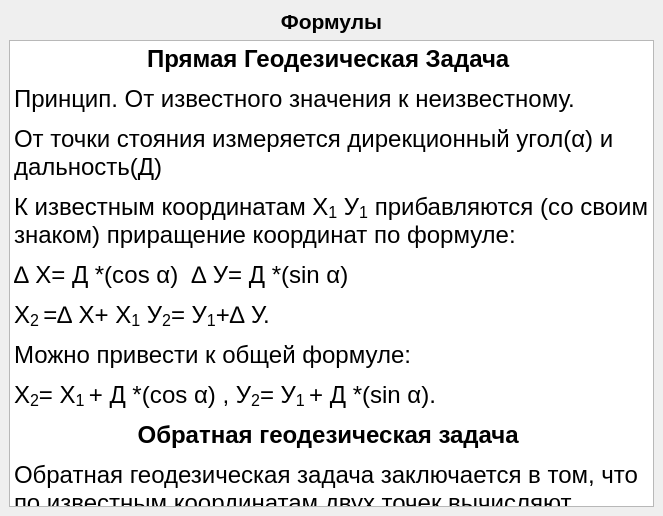
<?xml version="1.0" encoding="UTF-8"?>
<ui version="4.0">
 <class>Sokr</class>
 <widget class="QMainWindow" name="Sokr">
  <property name="geometry">
   <rect>
    <x>0</x>
    <y>0</y>
    <width>663</width>
    <height>516</height>
   </rect>
  </property>
  <property name="windowTitle">
   <string>MainWindow</string>
  </property>
  <widget class="QWidget" name="centralwidget">
   <layout class="QVBoxLayout" name="verticalLayout">
    <item>
     <widget class="QLabel" name="label">
      <property name="font">
       <font>
        <pointsize>16</pointsize>
        <weight>75</weight>
        <bold>true</bold>
       </font>
      </property>
      <property name="text">
       <string>Формулы</string>
      </property>
      <property name="alignment">
       <set>Qt::AlignCenter</set>
      </property>
     </widget>
    </item>
    <item>
     <widget class="QTextEdit" name="textEdit">
      <property name="font">
       <font>
        <pointsize>20</pointsize>
       </font>
      </property>
      <property name="verticalScrollBarPolicy">
       <enum>Qt::ScrollBarAlwaysOff</enum>
      </property>
      <property name="horizontalScrollBarPolicy">
       <enum>Qt::ScrollBarAlwaysOff</enum>
      </property>
      <property name="readOnly">
       <bool>true</bool>
      </property>
      <property name="html">
       <string>&lt;!DOCTYPE HTML PUBLIC &quot;-//W3C//DTD HTML 4.0//EN&quot; &quot;http://www.w3.org/TR/REC-html40/strict.dtd&quot;&gt;
&lt;html&gt;&lt;head&gt;&lt;meta name=&quot;qrichtext&quot; content=&quot;1&quot; /&gt;&lt;style type=&quot;text/css&quot;&gt;
p, li { white-space: pre-wrap; }
&lt;/style&gt;&lt;/head&gt;&lt;body style=&quot; font-family:'MS Shell Dlg 2'; font-size:20pt; font-weight:400; font-style:normal;&quot;&gt;
&lt;p align=&quot;center&quot; style=&quot; margin-top:12px; margin-bottom:12px; margin-left:0px; margin-right:0px; -qt-block-indent:0; text-indent:0px;&quot;&gt;&lt;span style=&quot; font-family:'Times New Roman,serif'; font-size:18pt; font-weight:600;&quot;&gt;Прямая Геодезическая Задача&lt;/span&gt;&lt;span style=&quot; font-size:18pt; font-weight:600;&quot;&gt; &lt;/span&gt;&lt;/p&gt;
&lt;p style=&quot; margin-top:12px; margin-bottom:12px; margin-left:0px; margin-right:0px; -qt-block-indent:0; text-indent:0px;&quot;&gt;&lt;span style=&quot; font-family:'Times New Roman,serif'; font-size:18pt;&quot;&gt;Принцип. От известного значения к неизвестному.&lt;/span&gt;&lt;span style=&quot; font-size:18pt;&quot;&gt; &lt;/span&gt;&lt;/p&gt;
&lt;p style=&quot; margin-top:12px; margin-bottom:12px; margin-left:0px; margin-right:0px; -qt-block-indent:0; text-indent:0px;&quot;&gt;&lt;span style=&quot; font-family:'Times New Roman,serif'; font-size:18pt;&quot;&gt;От точки стояния измеряется дирекционный угол(α) и дальность(Д)&lt;/span&gt;&lt;span style=&quot; font-size:18pt;&quot;&gt; &lt;/span&gt;&lt;/p&gt;
&lt;p style=&quot; margin-top:12px; margin-bottom:12px; margin-left:0px; margin-right:0px; -qt-block-indent:0; text-indent:0px;&quot;&gt;&lt;span style=&quot; font-family:'Times New Roman,serif'; font-size:18pt;&quot;&gt;К известным координатам Х&lt;/span&gt;&lt;span style=&quot; font-family:'Times New Roman,serif'; font-size:18pt; vertical-align:sub;&quot;&gt;1&lt;/span&gt;&lt;span style=&quot; font-family:'Times New Roman,serif'; font-size:18pt;&quot;&gt; У&lt;/span&gt;&lt;span style=&quot; font-family:'Times New Roman,serif'; font-size:18pt; vertical-align:sub;&quot;&gt;1&lt;/span&gt;&lt;span style=&quot; font-family:'Times New Roman,serif'; font-size:18pt;&quot;&gt; прибавляются (со своим знаком) приращение координат по формуле:&lt;/span&gt;&lt;span style=&quot; font-size:18pt;&quot;&gt; &lt;/span&gt;&lt;/p&gt;
&lt;p style=&quot; margin-top:12px; margin-bottom:12px; margin-left:0px; margin-right:0px; -qt-block-indent:0; text-indent:0px;&quot;&gt;&lt;span style=&quot; font-family:'Times New Roman,serif'; font-size:18pt;&quot;&gt;∆ Х= Д *(соs α)  ∆ У= Д *(sin α)&lt;/span&gt;&lt;span style=&quot; font-size:18pt;&quot;&gt; &lt;/span&gt;&lt;/p&gt;
&lt;p style=&quot; margin-top:12px; margin-bottom:12px; margin-left:0px; margin-right:0px; -qt-block-indent:0; text-indent:0px;&quot;&gt;&lt;span style=&quot; font-family:'Times New Roman,serif'; font-size:18pt;&quot;&gt;Х&lt;/span&gt;&lt;span style=&quot; font-family:'Times New Roman,serif'; font-size:18pt; vertical-align:sub;&quot;&gt;2 &lt;/span&gt;&lt;span style=&quot; font-family:'Times New Roman,serif'; font-size:18pt;&quot;&gt;=∆ Х+ Х&lt;/span&gt;&lt;span style=&quot; font-family:'Times New Roman,serif'; font-size:18pt; vertical-align:sub;&quot;&gt;1&lt;/span&gt;&lt;span style=&quot; font-family:'Times New Roman,serif'; font-size:18pt;&quot;&gt; У&lt;/span&gt;&lt;span style=&quot; font-family:'Times New Roman,serif'; font-size:18pt; vertical-align:sub;&quot;&gt;2&lt;/span&gt;&lt;span style=&quot; font-family:'Times New Roman,serif'; font-size:18pt;&quot;&gt;= У&lt;/span&gt;&lt;span style=&quot; font-family:'Times New Roman,serif'; font-size:18pt; vertical-align:sub;&quot;&gt;1&lt;/span&gt;&lt;span style=&quot; font-family:'Times New Roman,serif'; font-size:18pt;&quot;&gt;+∆ У. &lt;/span&gt;&lt;/p&gt;
&lt;p style=&quot; margin-top:12px; margin-bottom:12px; margin-left:0px; margin-right:0px; -qt-block-indent:0; text-indent:0px;&quot;&gt;&lt;span style=&quot; font-family:'Times New Roman,serif'; font-size:18pt;&quot;&gt;Можно привести к общей формуле:&lt;/span&gt;&lt;span style=&quot; font-size:18pt;&quot;&gt; &lt;/span&gt;&lt;/p&gt;
&lt;p style=&quot; margin-top:12px; margin-bottom:12px; margin-left:0px; margin-right:0px; -qt-block-indent:0; text-indent:0px;&quot;&gt;&lt;span style=&quot; font-family:'Times New Roman,serif'; font-size:18pt;&quot;&gt;Х&lt;/span&gt;&lt;span style=&quot; font-family:'Times New Roman,serif'; font-size:18pt; vertical-align:sub;&quot;&gt;2&lt;/span&gt;&lt;span style=&quot; font-family:'Times New Roman,serif'; font-size:18pt;&quot;&gt;= Х&lt;/span&gt;&lt;span style=&quot; font-family:'Times New Roman,serif'; font-size:18pt; vertical-align:sub;&quot;&gt;1 &lt;/span&gt;&lt;span style=&quot; font-family:'Times New Roman,serif'; font-size:18pt;&quot;&gt;+ Д *(соs α) , У&lt;/span&gt;&lt;span style=&quot; font-family:'Times New Roman,serif'; font-size:18pt; vertical-align:sub;&quot;&gt;2&lt;/span&gt;&lt;span style=&quot; font-family:'Times New Roman,serif'; font-size:18pt;&quot;&gt;= У&lt;/span&gt;&lt;span style=&quot; font-family:'Times New Roman,serif'; font-size:18pt; vertical-align:sub;&quot;&gt;1 &lt;/span&gt;&lt;span style=&quot; font-family:'Times New Roman,serif'; font-size:18pt;&quot;&gt;+ Д *(sin α).&lt;/span&gt;&lt;span style=&quot; font-size:18pt;&quot;&gt; &lt;/span&gt;&lt;/p&gt;
&lt;p align=&quot;center&quot; style=&quot; margin-top:12px; margin-bottom:12px; margin-left:0px; margin-right:0px; -qt-block-indent:0; text-indent:0px;&quot;&gt;&lt;span style=&quot; font-family:'Times New Roman,serif'; font-size:18pt; font-weight:600;&quot;&gt;Обратная геодезическая задача&lt;/span&gt;&lt;span style=&quot; font-size:18pt; font-weight:600;&quot;&gt; &lt;/span&gt;&lt;/p&gt;
&lt;p style=&quot; margin-top:12px; margin-bottom:12px; margin-left:0px; margin-right:0px; -qt-block-indent:0; text-indent:0px;&quot;&gt;&lt;span style=&quot; font-family:'Times New Roman,serif'; font-size:18pt;&quot;&gt;Обратная геодезическая задача заключается в том, что по известным координатам двух точек вычисляют горизонтальное положение (длину) линии между этими точками и дирекционный угол этой линии.&lt;/span&gt;&lt;span style=&quot; font-size:18pt;&quot;&gt; &lt;/span&gt;&lt;/p&gt;
&lt;p style=&quot; margin-top:12px; margin-bottom:12px; margin-left:0px; margin-right:0px; -qt-block-indent:0; text-indent:0px;&quot;&gt;&lt;span style=&quot; font-family:'Times New Roman,serif'; font-size:18pt;&quot;&gt;1)Вычисляют приращение координат. Т.е от второй точки(цель) отнимают координаты первой(огневая позиция)&lt;/span&gt;&lt;span style=&quot; font-size:18pt;&quot;&gt; &lt;/span&gt;&lt;/p&gt;
&lt;p style=&quot; margin-top:12px; margin-bottom:12px; margin-left:0px; margin-right:0px; -qt-block-indent:0; text-indent:0px;&quot;&gt;&lt;span style=&quot; font-family:'Times New Roman,serif'; font-size:18pt;&quot;&gt;Х&lt;/span&gt;&lt;span style=&quot; font-family:'Times New Roman,serif'; font-size:18pt; vertical-align:sub;&quot;&gt;2&lt;/span&gt;&lt;span style=&quot; font-family:'Times New Roman,serif'; font-size:18pt;&quot;&gt;-Х&lt;/span&gt;&lt;span style=&quot; font-family:'Times New Roman,serif'; font-size:18pt; vertical-align:sub;&quot;&gt;1&lt;/span&gt;&lt;span style=&quot; font-family:'Times New Roman,serif'; font-size:18pt;&quot;&gt;=&lt;/span&gt;&lt;span style=&quot; font-family:'Times New Roman,serif'; font-size:18pt; vertical-align:sub;&quot;&gt; &lt;/span&gt;&lt;span style=&quot; font-family:'Times New Roman,serif'; font-size:18pt;&quot;&gt;∆ Х, У&lt;/span&gt;&lt;span style=&quot; font-family:'Times New Roman,serif'; font-size:18pt; vertical-align:sub;&quot;&gt;2&lt;/span&gt;&lt;span style=&quot; font-family:'Times New Roman,serif'; font-size:18pt;&quot;&gt;-У&lt;/span&gt;&lt;span style=&quot; font-family:'Times New Roman,serif'; font-size:18pt; vertical-align:sub;&quot;&gt;1&lt;/span&gt;&lt;span style=&quot; font-family:'Times New Roman,serif'; font-size:18pt;&quot;&gt;=∆ У&lt;/span&gt;&lt;span style=&quot; font-size:18pt;&quot;&gt; &lt;/span&gt;&lt;/p&gt;
&lt;p style=&quot; margin-top:12px; margin-bottom:12px; margin-left:0px; margin-right:0px; -qt-block-indent:0; text-indent:0px;&quot;&gt;&lt;span style=&quot; font-family:'Times New Roman,serif'; font-size:18pt;&quot;&gt;2)Определяют румб линии.&lt;/span&gt;&lt;span style=&quot; font-size:18pt;&quot;&gt; &lt;/span&gt;&lt;/p&gt;
&lt;p style=&quot; margin-top:12px; margin-bottom:12px; margin-left:0px; margin-right:0px; -qt-block-indent:0; text-indent:0px;&quot;&gt;&lt;img src=&quot;:/about/formuls/1.jpg&quot; width=&quot;300&quot; /&gt;&lt;/p&gt;
&lt;p style=&quot; margin-top:12px; margin-bottom:12px; margin-left:0px; margin-right:0px; -qt-block-indent:0; text-indent:0px;&quot;&gt;&lt;span style=&quot; font-family:'Times New Roman,serif'; font-size:18pt; color:#000000; background-color:#ffffff;&quot;&gt;3)По знакам приращений координат &lt;/span&gt;&lt;span style=&quot; font-family:'Times New Roman,serif'; font-size:18pt; color:#000000;&quot;&gt;∆ Х,∆ У определяют четверть, в которой находится румб и определяют дирекционный угол.&lt;/span&gt;&lt;span style=&quot; font-size:18pt;&quot;&gt; &lt;/span&gt;&lt;/p&gt;
&lt;p style=&quot; margin-top:12px; margin-bottom:12px; margin-left:0px; margin-right:0px; -qt-block-indent:0; text-indent:0px;&quot;&gt;&lt;img src=&quot;:/about/formuls/2.jpg&quot; width=&quot;1000&quot; /&gt;&lt;/p&gt;
&lt;p style=&quot; margin-top:12px; margin-bottom:12px; margin-left:0px; margin-right:0px; -qt-block-indent:0; text-indent:0px;&quot;&gt;&lt;span style=&quot; font-family:'Times New Roman,serif';&quot;&gt;4)Дальность определяется по формуле.&lt;/span&gt; &lt;/p&gt;
&lt;p style=&quot; margin-top:12px; margin-bottom:12px; margin-left:0px; margin-right:0px; -qt-block-indent:0; text-indent:0px;&quot;&gt;&lt;img src=&quot;:/about/formuls/3.jpg&quot; width=&quot;300&quot; /&gt;&lt;/p&gt;
&lt;p style=&quot; margin-top:12px; margin-bottom:12px; margin-left:0px; margin-right:0px; -qt-block-indent:0; text-indent:0px;&quot;&gt;&lt;span style=&quot; font-family:'Times New Roman,serif';&quot;&gt;Формулы для огневой задачи&lt;/span&gt; &lt;/p&gt;
&lt;p style=&quot; margin-top:12px; margin-bottom:12px; margin-left:0px; margin-right:0px; -qt-block-indent:0; text-indent:0px;&quot;&gt;&lt;span style=&quot; font-family:'Times New Roman,serif';&quot;&gt;1)&lt;/span&gt;&lt;span style=&quot; font-family:'Times New Roman'; font-size:7pt;&quot;&gt;      &lt;/span&gt;&lt;span style=&quot; font-family:'Times New Roman,serif';&quot;&gt;При засечке ПГЗ&lt;/span&gt; &lt;/p&gt;
&lt;p style=&quot; margin-top:12px; margin-bottom:12px; margin-left:0px; margin-right:0px; -qt-block-indent:0; text-indent:0px;&quot;&gt;&lt;span style=&quot; font-family:'Times New Roman,serif';&quot;&gt;2)&lt;/span&gt;&lt;span style=&quot; font-family:'Times New Roman'; font-size:7pt;&quot;&gt;      &lt;/span&gt;&lt;span style=&quot; font-family:'Times New Roman,serif';&quot;&gt;При нахождении Дцт ОГЗ &lt;/span&gt;&lt;/p&gt;
&lt;p style=&quot; margin-top:12px; margin-bottom:12px; margin-left:0px; margin-right:0px; -qt-block-indent:0; text-indent:0px;&quot;&gt;&lt;span style=&quot; font-family:'Times New Roman,serif';&quot;&gt;3)&lt;/span&gt;&lt;span style=&quot; font-family:'Times New Roman'; font-size:7pt;&quot;&gt;      &lt;/span&gt;&lt;span style=&quot; font-family:'Times New Roman,serif';&quot;&gt;При нахождении доворота до цели. &lt;/span&gt;&lt;span style=&quot; font-family:'Times New Roman,serif'; color:#000000; background-color:#ffffff;&quot;&gt;Дирекционный угол цели(αц) &lt;/span&gt;&lt;span style=&quot; font-family:'Times New Roman,serif';&quot;&gt;– &lt;/span&gt;&lt;span style=&quot; font-family:'Times New Roman,serif'; color:#000000; background-color:#ffffff;&quot;&gt;дирекционный угол цели(αц). При нахождении исчисленного интерполируемое значение со своим знаком прибавляется к топографическому.&lt;/span&gt; &lt;/p&gt;
&lt;p style=&quot; margin-top:12px; margin-bottom:12px; margin-left:0px; margin-right:0px; -qt-block-indent:0; text-indent:0px;&quot;&gt;&lt;span style=&quot; font-family:'Times New Roman,serif';&quot;&gt;4)&lt;/span&gt;&lt;span style=&quot; font-family:'Times New Roman'; font-size:7pt;&quot;&gt;      &lt;/span&gt;&lt;span style=&quot; font-family:'Times New Roman,serif'; color:#000000; background-color:#ffffff;&quot;&gt;Прицел. По ТС. Находится ближайшее значение. Находится разница между дальностью и ближайшей дальностью ТС(принятой ближайшей). Разница делится на с и прибавляется со своим знаком(т.е если принятая больше реальной отнимается от принятой, если принятая меньше то прибавляется). В минометных подразделениях Разницу делят на 50 и умножают на ∆П. и по аналогичному признаку&lt;/span&gt; &lt;/p&gt;
&lt;p style=&quot; margin-top:12px; margin-bottom:12px; margin-left:0px; margin-right:0px; -qt-block-indent:0; text-indent:0px;&quot;&gt;&lt;span style=&quot; font-family:'Times New Roman,serif';&quot;&gt;5)&lt;/span&gt;&lt;span style=&quot; font-family:'Times New Roman'; font-size:7pt;&quot;&gt;      &lt;/span&gt;&lt;span style=&quot; font-family:'Times New Roman,serif'; color:#000000; background-color:#ffffff;&quot;&gt;Скачок прицела. При глубине цели более 100м. 1/3Глубины цели/∆Хтыс. В минометных подразделениях. 1/3глубины/50*∆П.&lt;/span&gt; &lt;/p&gt;
&lt;p style=&quot; margin-top:12px; margin-bottom:12px; margin-left:0px; margin-right:0px; -qt-block-indent:0; text-indent:0px;&quot;&gt;&lt;span style=&quot; font-family:'Times New Roman,serif';&quot;&gt;6)&lt;/span&gt;&lt;span style=&quot; font-family:'Times New Roman'; font-size:7pt;&quot;&gt;      &lt;/span&gt;&lt;span style=&quot; font-family:'Times New Roman,serif'; color:#000000; background-color:#ffffff;&quot;&gt;Дальность до цели исчисленная(Дци). Интерполируются значения и прибавляются со своим знаком к Дцт(дальность до цели топографическая)&lt;/span&gt; &lt;/p&gt;
&lt;p style=&quot; margin-top:12px; margin-bottom:12px; margin-left:0px; margin-right:0px; -qt-block-indent:0; text-indent:0px;&quot;&gt;&lt;span style=&quot; font-family:'Times New Roman,serif';&quot;&gt;7)  &lt;/span&gt;&lt;span style=&quot; font-family:'Times New Roman,serif'; font-size:18pt;&quot;&gt;Уровень. &lt;/span&gt;&lt;img src=&quot;:/about/formuls/4.jpg&quot; width=&quot;400&quot; /&gt;&lt;/p&gt;
&lt;p style=&quot; margin-top:12px; margin-bottom:12px; margin-left:0px; margin-right:0px; -qt-block-indent:0; text-indent:0px;&quot;&gt;&lt;span style=&quot; font-family:'Times New Roman,serif';&quot;&gt;8)&lt;/span&gt;&lt;span style=&quot; font-family:'Times New Roman'; font-size:7pt;&quot;&gt;      &lt;/span&gt;&lt;span style=&quot; font-family:'Times New Roman,serif';&quot;&gt;Ку. Коэффициент удаления. Дк(дальность командира т.е дальность от кнп до цели)/Дцт(Дальность до цели топографическая)&lt;/span&gt; &lt;/p&gt;
&lt;p style=&quot; margin-top:12px; margin-bottom:12px; margin-left:0px; margin-right:0px; -qt-block-indent:0; text-indent:0px;&quot;&gt;&lt;span style=&quot; font-family:'Times New Roman,serif';&quot;&gt;9)&lt;/span&gt;&lt;span style=&quot; font-family:'Times New Roman'; font-size:7pt;&quot;&gt;      &lt;/span&gt;&lt;span style=&quot; font-family:'Times New Roman,serif';&quot;&gt;Шу. Шаг Угломера. ПС(поправка на смещение)/0.01 Дцт. Определяется до 0-01&lt;/span&gt; &lt;/p&gt;
&lt;p style=&quot; margin-top:12px; margin-bottom:12px; margin-left:0px; margin-right:0px; -qt-block-indent:0; text-indent:0px;&quot;&gt;&lt;span style=&quot; font-family:'Times New Roman,serif';&quot;&gt;10)&lt;/span&gt;&lt;span style=&quot; font-family:'Times New Roman'; font-size:7pt;&quot;&gt;      &lt;/span&gt;&lt;span style=&quot; font-family:'Times New Roman,serif';&quot;&gt;ПС. Поправка на смещение. В программе выполняются следующие действия.&lt;/span&gt; &lt;/p&gt;
&lt;p style=&quot; margin-top:12px; margin-bottom:12px; margin-left:0px; margin-right:0px; -qt-block-indent:0; text-indent:0px;&quot;&gt;&lt;span style=&quot; font-family:'Symbol';&quot;&gt;·&lt;/span&gt;&lt;span style=&quot; font-family:'Times New Roman'; font-size:7pt;&quot;&gt;         &lt;/span&gt;&lt;span style=&quot; font-family:'Times New Roman,serif';&quot;&gt;Дальность командира ± 30-00&lt;/span&gt; &lt;/p&gt;
&lt;p style=&quot; margin-top:12px; margin-bottom:12px; margin-left:0px; margin-right:0px; -qt-block-indent:0; text-indent:0px;&quot;&gt;&lt;span style=&quot; font-family:'Symbol';&quot;&gt;·&lt;/span&gt;&lt;span style=&quot; font-family:'Times New Roman'; font-size:7pt;&quot;&gt;         &lt;/span&gt;&lt;span style=&quot; font-family:'Times New Roman,serif';&quot;&gt;Альфа цели ±30-00&lt;/span&gt; &lt;/p&gt;
&lt;p style=&quot; margin-top:12px; margin-bottom:12px; margin-left:0px; margin-right:0px; -qt-block-indent:0; text-indent:0px;&quot;&gt;&lt;span style=&quot; font-family:'Symbol';&quot;&gt;·&lt;/span&gt;&lt;span style=&quot; font-family:'Times New Roman'; font-size:7pt;&quot;&gt;         &lt;/span&gt;&lt;span style=&quot; font-family:'Times New Roman,serif';&quot;&gt;Высчитывается разница между этими углами&lt;/span&gt; &lt;/p&gt;
&lt;p style=&quot; margin-top:12px; margin-bottom:12px; margin-left:0px; margin-right:0px; -qt-block-indent:0; text-indent:0px;&quot;&gt;&lt;span style=&quot; font-family:'Times New Roman,serif';&quot;&gt;11)&lt;/span&gt;&lt;span style=&quot; font-family:'Times New Roman'; font-size:7pt;&quot;&gt;      &lt;/span&gt;&lt;span style=&quot; font-family:'Times New Roman,serif'; color:#000000; background-color:#ffffff;&quot;&gt;∆Хтыс,∆П программа выводит используемые значения из тс при нахождении прицела(4)&lt;/span&gt; &lt;/p&gt;
&lt;p style=&quot; margin-top:12px; margin-bottom:12px; margin-left:0px; margin-right:0px; -qt-block-indent:0; text-indent:0px;&quot;&gt;&lt;span style=&quot; font-family:'Times New Roman,serif';&quot;&gt;12)&lt;/span&gt;&lt;span style=&quot; font-family:'Times New Roman'; font-size:7pt;&quot;&gt;      &lt;/span&gt;&lt;span style=&quot; font-family:'Times New Roman,serif'; color:#000000; background-color:#ffffff;&quot;&gt;Iв. Интервал веера. При бронированной и укрытых целях более фронтом более 150м.&lt;/span&gt; &lt;/p&gt;
&lt;p style=&quot; margin-top:12px; margin-bottom:12px; margin-left:0px; margin-right:0px; -qt-block-indent:0; text-indent:0px;&quot;&gt;&lt;img src=&quot;:/about/formuls/5.jpg&quot; width=&quot;300&quot; /&gt;&lt;/p&gt;&lt;/body&gt;&lt;/html&gt;</string>
      </property>
      <property name="textInteractionFlags">
       <set>Qt::NoTextInteraction</set>
      </property>
     </widget>
    </item>
   </layout>
  </widget>
 </widget>
 <resources/>
 <connections/>
</ui>
